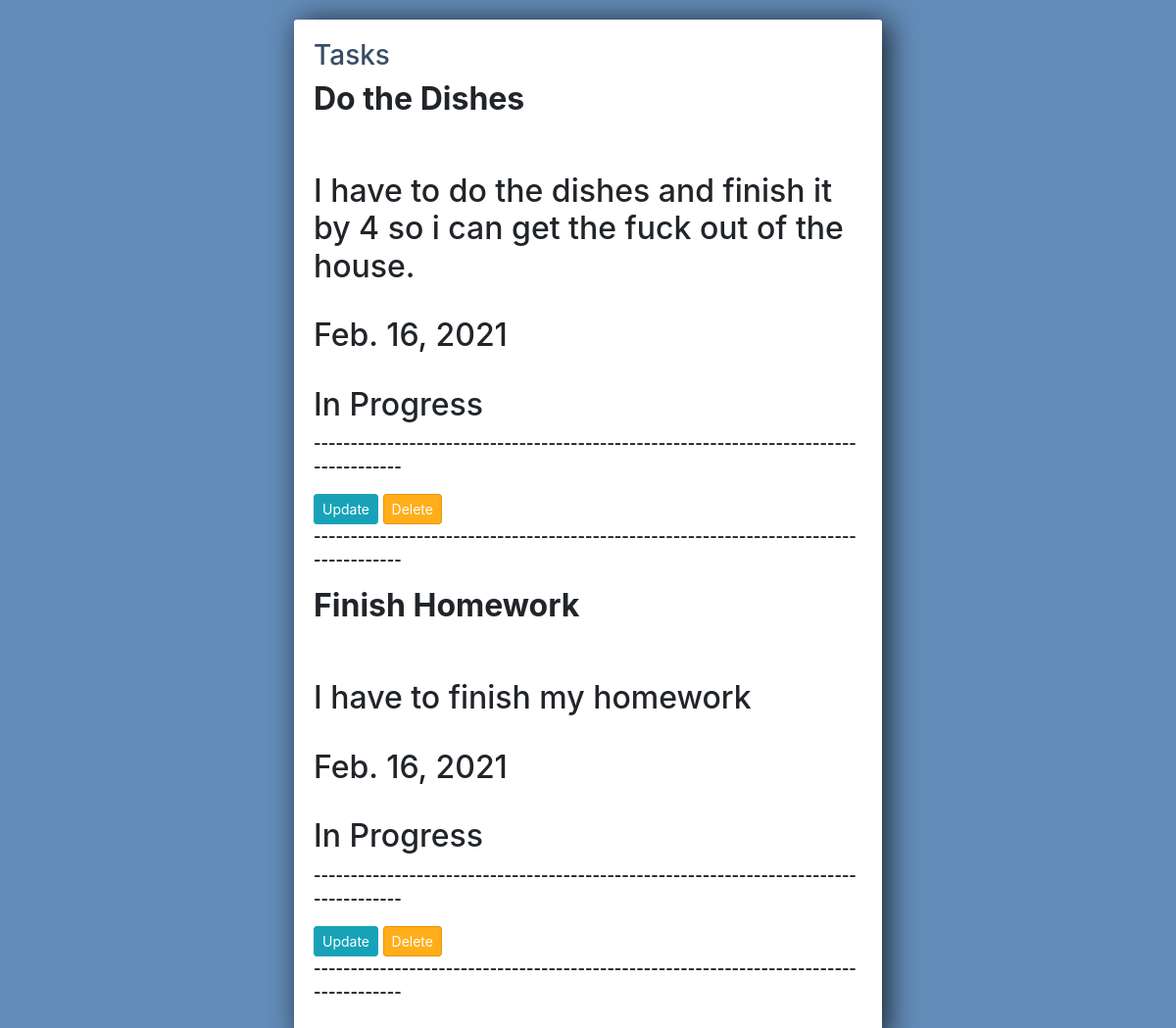
Screenshot of /todo/task_view with the database file from the repository.
### todo_app/models.py (models this page shows, shortened)
class ToDoList(models.Model):
	task_name = models.CharField(max_length=60, unique=True)
	description = models.TextField()
	date = models.DateField(default=timezone.now)
	status = models.CharField(max_length=20)

### todo_app/views.py (the view)
# urls.py: path("task_view", views.task_view, name="task_view"),
def task_view(request):
	tasks = [task for task in ToDoList.objects.all()]
	return render(request, "todo_app/task_view.html", {"tasks" : tasks})

### todo_app/templates/todo_app/task_view.html
{% extends 'todo_app/base.html' %}
{% block content %}
	<div class="todo-list">
	<h3>Tasks</h3>
		{% for task in tasks %}
			<h2><strong>{{ task.task_name }}</strong></h2>
			<br>
			<br>
			<h2>{{ task.description }}</h2>
			<br>
			<h2>{{ task.date }}</h2>
			<br>
			<h2>{{ task.status }}</h2>
		<strong><p>--------------------------------------------------------------------------------------</p></strong>
		<a class="btn btn-sm btn-info" href="/todo/task_update">Update</a>
		<a class="btn btn-sm btn-danger" href="#">Delete</a><br>
		<strong><p>--------------------------------------------------------------------------------------</p></strong>
		{% endfor %}
	</div>
{% endblock %}

### todo_app/templates/todo_app/base.html (shortened to what this page needs)
<!DOCTYPE html>
<html lang="en">
<head>
    <link rel="stylesheet" href="https://stackpath.bootstrapcdn.com/bootstrap/4.3.1/css/bootstrap.min.css">
</head>
<body>
	<div class="center-column">
		{% block content %}
		{% endblock content %}
	</div>
</body>
</html>

### todo_app/templates/todo_app/base.html (style rules this page uses)
h3 { color: #374d65; }
body { background-color: #638CB8; }
.center-column { width:600px; margin: 20px auto; padding:20px; background-color: #fff; border-radius: 3px; box-shadow: 6px 2px 30px 0px rgba(0,0,0,0.75); }
.btn-danger { background-color: #ffae19; border-color: #e59400; }
a { color: white; }

### rows the page displays
ToDoList: task_name "Do the Dishes", description "I have to do the dishes and finish it by 4 so i can get the fuck out of the house.", date "Feb. 16, 2021", status "In Progress"
ToDoList: task_name "Finish Homework", description "I have to finish my homework", date "Feb. 16, 2021", status "In Progress"
